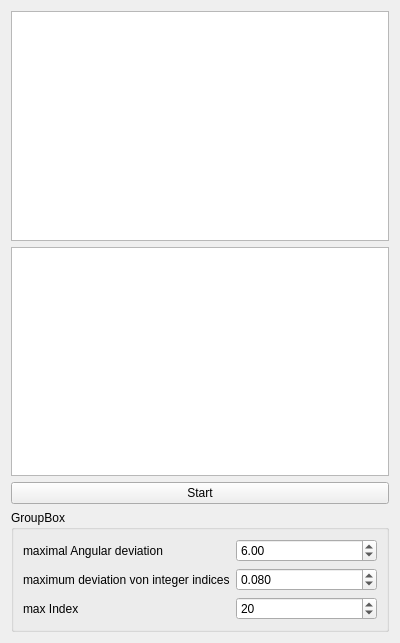
<ui version="4.0" >
 <class>Indexing</class>
 <widget class="QWidget" name="Indexing" >
  <property name="geometry" >
   <rect>
    <x>0</x>
    <y>0</y>
    <width>400</width>
    <height>643</height>
   </rect>
  </property>
  <property name="windowTitle" >
   <string>Form</string>
  </property>
  <layout class="QGridLayout" name="gridLayout_2" >
   <item row="2" column="0" >
    <widget class="QPushButton" name="startButton" >
     <property name="text" >
      <string>Start</string>
     </property>
    </widget>
   </item>
   <item row="3" column="0" >
    <widget class="QGroupBox" name="groupBox" >
     <property name="title" >
      <string>GroupBox</string>
     </property>
     <property name="flat" >
      <bool>true</bool>
     </property>
     <layout class="QGridLayout" name="gridLayout" >
      <item row="0" column="0" >
       <widget class="QLabel" name="label" >
        <property name="text" >
         <string>maximal Angular deviation</string>
        </property>
       </widget>
      </item>
      <item row="0" column="1" >
       <widget class="QDoubleSpinBox" name="AngDev" >
        <property name="value" >
         <double>6.000000000000000</double>
        </property>
       </widget>
      </item>
      <item row="1" column="0" >
       <widget class="QLabel" name="label_2" >
        <property name="text" >
         <string>maximum deviation von integer indices</string>
        </property>
       </widget>
      </item>
      <item row="1" column="1" >
       <widget class="QDoubleSpinBox" name="IntDev" >
        <property name="decimals" >
         <number>3</number>
        </property>
        <property name="maximum" >
         <double>0.500000000000000</double>
        </property>
        <property name="singleStep" >
         <double>0.010000000000000</double>
        </property>
        <property name="value" >
         <double>0.080000000000000</double>
        </property>
       </widget>
      </item>
      <item row="2" column="0" >
       <widget class="QLabel" name="label_3" >
        <property name="text" >
         <string>max Index</string>
        </property>
       </widget>
      </item>
      <item row="2" column="1" >
       <widget class="QSpinBox" name="MaxIdx" >
        <property name="minimum" >
         <number>1</number>
        </property>
        <property name="value" >
         <number>20</number>
        </property>
       </widget>
      </item>
     </layout>
    </widget>
   </item>
   <item row="0" column="0" >
    <widget class="QTableView" name="SolutionSelector" >
     <property name="sizePolicy" >
      <sizepolicy vsizetype="Expanding" hsizetype="Preferred" >
       <horstretch>0</horstretch>
       <verstretch>0</verstretch>
      </sizepolicy>
     </property>
     <property name="editTriggers" >
      <set>QAbstractItemView::NoEditTriggers</set>
     </property>
     <property name="selectionMode" >
      <enum>QAbstractItemView::SingleSelection</enum>
     </property>
     <property name="selectionBehavior" >
      <enum>QAbstractItemView::SelectRows</enum>
     </property>
     <property name="sortingEnabled" >
      <bool>false</bool>
     </property>
    </widget>
   </item>
   <item row="1" column="0" >
    <widget class="QTableView" name="SolutionDisplay" />
   </item>
  </layout>
 </widget>
 <resources/>
 <connections/>
</ui>
